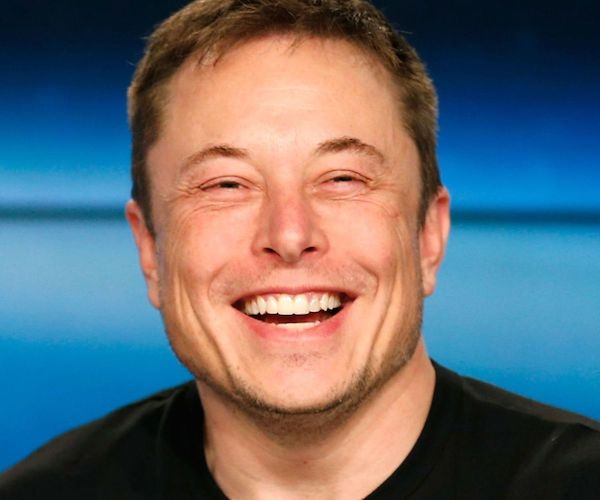
//> input picture C++/WEEK 1/SECTION 4/Exercise/musk.jpg, 600 x 500 px
$ ./musk_moustache   (built with g++ and OpenCV 4)
//> lines starting //> are read from the running program, lines starting //| are printed output that depends on the picture
#include <iostream>
#include <opencv2/core.hpp>
#include <opencv2/imgproc.hpp>
#include <opencv2/opencv.hpp>
#include <opencv2/highgui.hpp>

using namespace std;
using namespace cv;

int main(){

//Open and read image

string imagePath = ("/home/paulstein/opencv/Example_course/C++/WEEK 1/SECTION 4/Exercise/musk.jpg");
Mat image_musk = imread(imagePath);
//> image_musk is the input picture: 500 rows x 600 cols, CV_8UC3; mean B, G, R 112.1, 105.5, 100.1

string imagePathmoustache = ("/home/paulstein/opencv/Example_course/C++/WEEK 1/SECTION 4/Exercise/Moustache.png");
Mat image_moustache = imread(imagePathmoustache, -1);
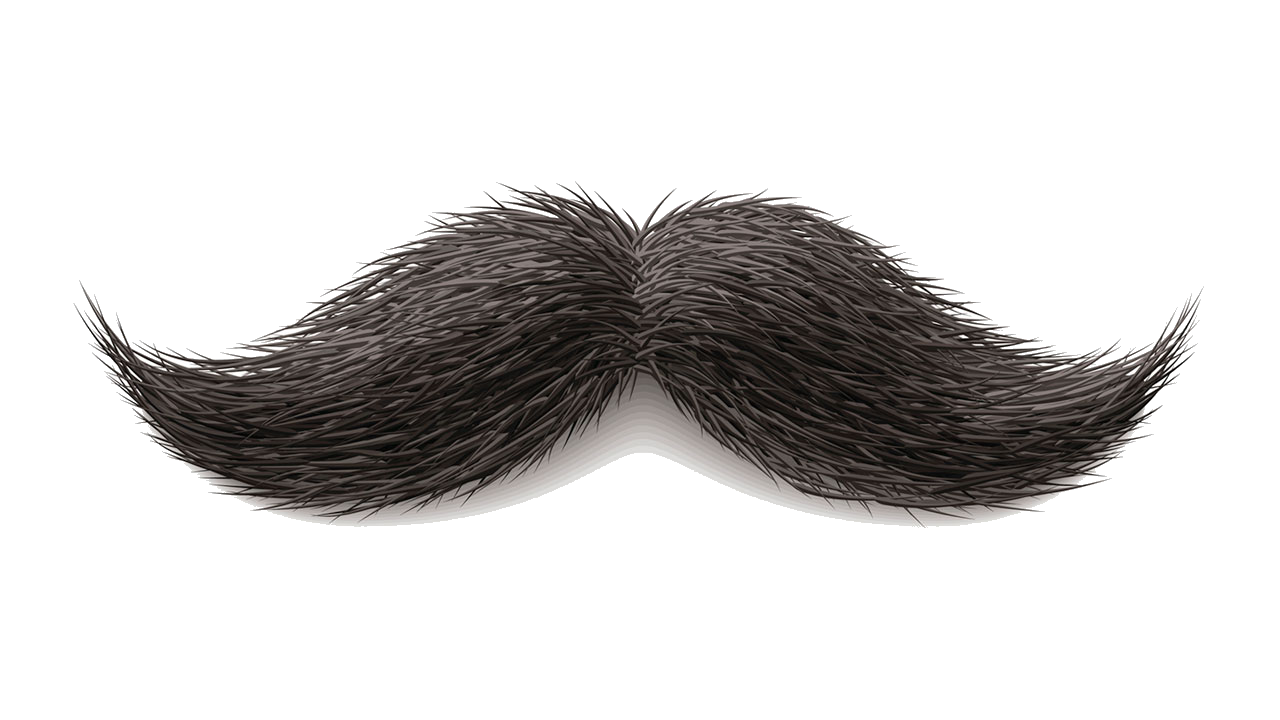
//> input picture C++/WEEK 1/SECTION 4/Exercise/Moustache.png, 1280 x 720 px
//> image_moustache is the input picture: 720 rows x 1280 cols, CV_8UC4; mean B, G, R, A 207.7, 208.5, 210.2, 64

// Resize the image to fit over the eye region
resize(image_moustache, image_moustache, Size (100, 50));
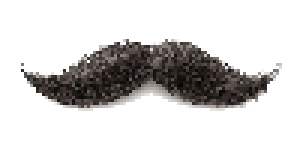
//> image_moustache: 50 rows x 100 cols, CV_8UC4 (shown 3 times larger); mean B, G, R, A 207.9, 208.7, 210.4, 63.5
cout << "The size of the mustache is: " << image_moustache.size() << endl;
//| The size of the mustache is: [100 x 50]
cout << "The number of channels are: " << image_moustache.channels() << endl;
//| The number of channels are: 4


// Separate the Color and alpha channels
Mat moustacheRGBA_channel [4];
Mat moustacheRGB_channel [3];

split(image_moustache, moustacheRGBA_channel);
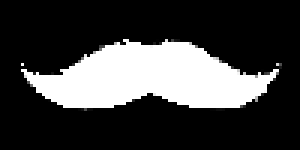
//> moustacheRGBA_channel[3]: 50 rows x 100 cols, CV_8UC1 (shown 3 times larger); min 0, max 255, mean 63.5

for(int i = 0; i < 3; i++){

 //Copy R, G, B channel from RGBA to RGB
   moustacheRGB_channel[i] = moustacheRGBA_channel[i];
}

Mat moustacheBGR, moustacheMask1;
// Prepare BGR Image
merge(moustacheRGB_channel, 3, moustacheBGR);

// Alpha channel is the 4th channel in RGBA Image
moustacheMask1 = moustacheRGBA_channel[3];

imwrite("/home/paulstein/opencv/Example_course/C++/WEEK 1/SECTION 4/Exercise/moustacheRGB.png", moustacheBGR);
imwrite("/home/paulstein/opencv/Example_course/C++/WEEK 1/SECTION 4/Exercise/moustacheAlpha.png", moustacheMask1);

//Make a copy
Mat facemoustacheNaivee = image_musk.clone();
Mat roiFace = facemoustacheNaivee(Range(150, 250), Range(140, 440));
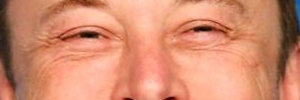
//> roiFace: 100 rows x 300 cols, CV_8UC3; mean B, G, R 111.3, 140, 211.3

moustacheBGR.copyTo(roiFace);
imwrite("/home/paulstein/opencv/Example_course/C++/WEEK 1/SECTION 4/Exercise/facemoustache.png", facemoustacheNaivee);


}

/*

// Make a copy
Mat faceWithGlassesNaive = faceImage.clone();
Mat roiFace =  faceWithGlassesNaive(Range(150,250),Range(140,440));
// Replace the eye region with the sunglass image
glassBGR.copyTo(roiFace);
imwrite("/home/paulstein/opencv/Example_course/C++/WEEK 1/SECTION 4/faceWithGlassesNaive.png",faceWithGlassesNaive);
*/
